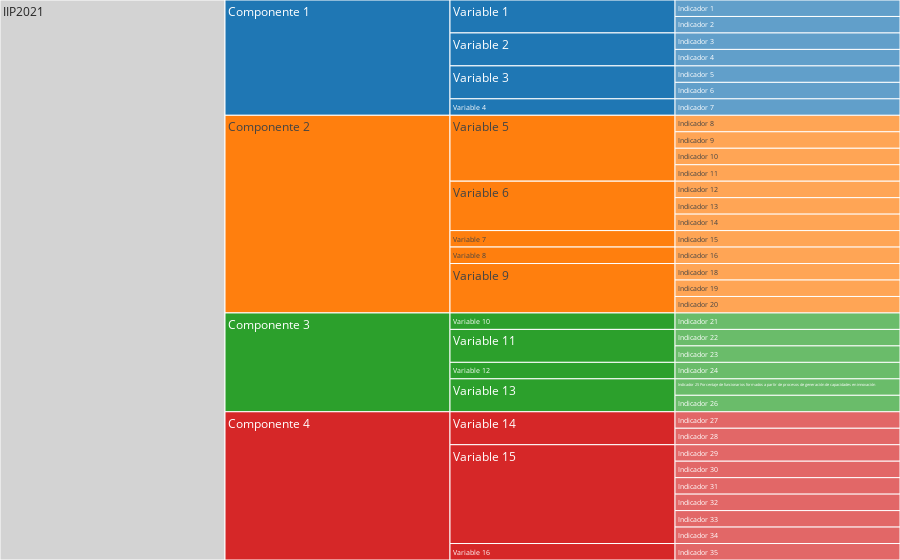

This figure's notebook cell:
### Code cell
fig = go.Figure(go.Icicle(
    hovertext=wrapped_hovertext,
    hoverinfo="text",
    labels = df_2021.short_label,
    parents = df_2021.short_parent,
    sort=False,
    root_color="lightgrey"
))
fig.update_layout(
    margin = dict(t=0, l=0, r=0, b=0),
    )
fig.write_html('est_icicle_2021.html')
fig

### Figure 1 — Plotly figure (JSON) as saved in the notebook; plotly's stock layout.template omitted (floating-point values rounded to 4 significant figures)
{"data": [{"hoverinfo": "text", "hovertext": ["Componente 1. Capacidad Institucional", "Variable 1. Planeación", "Indicador 1. Creación y Organización: Existencia<br>dentro de los soportes normativos de creación y<br>organización de la institución de un discurso<br>relacionado con la definición de innovación<br>pública", "Indicador 2. Planeación Estratégica: Existencia<br>dentro de la planeación estratégica de la<br>institución de una relación con el concepto de<br>innovación pública", "Variable 2. Recursos Presupuestales", "Indicador 3. Recursos Anuales de Funcionamiento:<br>Porcentaje de recursos anuales de funcionamiento<br>ejecutados en temas de innovación pública", "Indicador 4. Porcentaje de recursos anuales de<br>inversión ejecutados en temas de innovación<br>pública", "Variable 3. Recursos Humanos", "Indicador 5. Porcentaje de funcionarios<br>relacionados con temas de innovación pública.", "Indicador 6. Porcentaje de contratistas dedicados<br>a temas de innovación pública.", "Componente 2. Procesos y procedimientos", "Variable 4. Proceso de identificación y uso de<br>retos o áreas de oportunidad", "Indicador 7. Uso de información recolectada a<br>partir del SDQS", "Indicador 8. Canales complem entarios para la<br>ciudadanía para la identificación de retos o áreas<br>de oportunidad de la entidad.", "Indicador 9. Canales para los funcionarios y/o<br>contratist as para la identifica ción de retos o<br>áreas de oportunidad.", "Indicador 10. Actividades para la identificación<br>de retos o áreas de oportunidad.", "Variable 5. Generación de ideas", "Indicador 11. Canales para la ciudadanía para la<br>generación de ideas.", "Indicador 12. Canales para los funcionarios y/o<br>contratistas para la generación de ideas.", "Indicador 13. Espacios para la generación de<br>ideas.", "Variable 6. Diseño de Innovaciones", "Indicador 14. Innovaciones diseñadas.", "Variable 7. Generación de capacidades", "Indicador 15. Actividades de generación de<br>capacidades de innovación.", "Componente 3. Resultados", "Variable 8. Innovaciones Implementadas", "Indicador 16. Implementación de innovaciones<br>diseñadas.", "Variable 9. Generación de capacidades en<br>innovación para funcionarios y/o contratistas", "Indicador 17. Porcentaje de funcionarios formados<br>a partir de procesos de generación de capacidades<br>en innovación.", "Indicador 18. Porcentaje de contratistas formados<br>a partir de procesos de generación de capacidades<br>en innovación.", "Componente 4. Gestión del conocimiento", "Variable 10. Gestión del conocimiento en la<br>Capacidad Institucional", "Indicador 19. Creación y Organización: Existencia<br>dentro de los soportes normativos de creación y<br>organización de la instituciónde acciones de<br>gestión del conocimiento", "Indicador 20. Planeación Estratégica: Existencia<br>dentro de la planeación estratégica de la<br>institución de acciones de gestión del<br>conocimiento.", "Variable 11. Gestión del conocimiento en los<br>Procesos y Procedimientos", "Indicador 21. Publicación de la sistematización de<br>información sobre procesos de identificación de<br>problemas con ciudadanos", "Indicador 22. Publicación de la sistematización de<br>información sobre procesos de identificación de<br>problemas con servidores públicos", "Indicador 23. Publicación de la sistematización de<br>información sobre procesos de generación de ideas<br>con ciudadanos", "Indicador 24. Publicación de la sistematización de<br>información sobre procesos de generación de ideas<br>con servidores públicos", "Indicador 25. Documentación de buenas prácticas y<br>lecciones aprendidas identificadas en los procesos<br>de innovación.", "Indicador 26. Documentación de buenas prácticas y<br>lecciones aprendidas de las acciones de la<br>entidad.", "Variable 12. Gestión del conocimiento en los<br>Resultados", "Indicador 27. Monitoreo y seguimiento de<br>innovaciones implementadas"], "labels": ["Componente 1", "Variable 1", "Indicador 1", "Indicador 2", "Variable 2", "Indicador 3", "Indicador 4", "Variable 3", "Indicador 5", "Indicador 6", "Variable 4", "Indicador 7", "Componente 2", "Variable 5", "Indicador 8", "Indicador 9", "Indicador 10", "Indicador 11", "Variable 6", "Indicador 12", "Indicador 13", "Indicador 14", "Variable 7", "Indicador 15", "Variable 8", "Indicador 16", "Variable 9", "Indicador 18", "Indicador 19", "Indicador 20", "Componente 3", "Variable 10", "Indicador 21", "Variable 11", "Indicador 22", "Indicador 23", "Variable 12", "Indicador 24", "Variable 13", "Indicador 25 Porcentaje de funcionarios formados a partir de procesos de generación de capacidades en innovación", "Indicador 26", "Componente 4", "Variable 14", "Indicador 27", "Indicador 28", "Variable 15", "Indicador 29", "Indicador 30", "Indicador 31", "Indicador 32", "Indicador 33", "Indicador 34", "Variable 16", "Indicador 35"], "parents": ["IIP2021", "Componente 1", "Variable 1", "Variable 1", "Componente 1", "Variable 2", "Variable 2", "Componente 1", "Variable 3", "Variable 3", "Componente 1", "Variable 4", "IIP2021", "Componente 2", "Variable 5", "Variable 5", "Variable 5", "Variable 5", "Componente 2", "Variable 6", "Variable 6", "Variable 6", "Componente 2", "Variable 7", "Componente 2", "Variable 8", "Componente 2", "Variable 9", "Variable 9", "Variable 9", "IIP2021", "Componente 3", "Variable 10", "Componente 3", "Variable 11", "Variable 11", "Componente 3", "Variable 12", "Componente 3", "Variable 13", "Variable 13", "IIP2021", "Componente 4", "Variable 14", "Variable 14", "Componente 4", "Variable 15", "Variable 15", "Variable 15", "Variable 15", "Variable 15", "Variable 15", "Componente 4", "Variable 16"], "root": {"color": "lightgrey"}, "sort": false, "type": "icicle"}], "layout": {"margin": {"b": 0, "l": 0, "r": 0, "t": 0}}}
